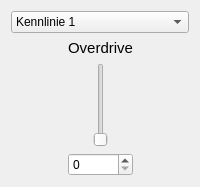
                <widget class="QWidget" name="page_2L_verzerrung">
                 <layout class="QVBoxLayout" name="verticalLayout_28">
                  <item>
                   <layout class="QGridLayout" name="gridLayout_5">
                    <item row="1" column="1">
                     <widget class="QLabel" name="label_27">
                      <property name="font">
                       <font>
                        <pointsize>11</pointsize>
                       </font>
                      </property>
                      <property name="text">
                       <string>Overdrive</string>
                      </property>
                      <property name="alignment">
                       <set>Qt::AlignCenter</set>
                      </property>
                     </widget>
                    </item>
                    <item row="0" column="0" colspan="3">
                     <widget class="QComboBox" name="comboBox_Verzerrung_2L_kennlinie">
                      <item>
                       <property name="text">
                        <string>Kennlinie 1</string>
                       </property>
                      </item>
                      <item>
                       <property name="text">
                        <string>Kennlinie 2</string>
                       </property>
                      </item>
                      <item>
                       <property name="text">
                        <string>Kennlinie 3</string>
                       </property>
                      </item>
                      <item>
                       <property name="text">
                        <string>Kennlinie 4</string>
                       </property>
                      </item>
                     </widget>
                    </item>
                    <item row="2" column="1" alignment="Qt::AlignHCenter">
                     <widget class="QSlider" name="verticalSlider_2L_Verzerrung_setOverdrive">
                      <property name="maximum">
                       <number>40</number>
                      </property>
                      <property name="orientation">
                       <enum>Qt::Vertical</enum>
                      </property>
                     </widget>
                    </item>
                    <item row="2" column="2">
                     <spacer name="horizontalSpacer_33">
                      <property name="orientation">
                       <enum>Qt::Horizontal</enum>
                      </property>
                      <property name="sizeHint" stdset="0">
                       <size>
                        <width>28</width>
                        <height>20</height>
                       </size>
                      </property>
                     </spacer>
                    </item>
                    <item row="2" column="0">
                     <spacer name="horizontalSpacer_32">
                      <property name="orientation">
                       <enum>Qt::Horizontal</enum>
                      </property>
                      <property name="sizeHint" stdset="0">
                       <size>
                        <width>28</width>
                        <height>20</height>
                       </size>
                      </property>
                     </spacer>
                    </item>
                    <item row="3" column="1">
                     <widget class="QSpinBox" name="spinBox_2L_verzerrung_showOverdrive">
                      <property name="maximum">
                       <number>40</number>
                      </property>
                     </widget>
                    </item>
                   </layout>
                  </item>
                 </layout>
                </widget>
